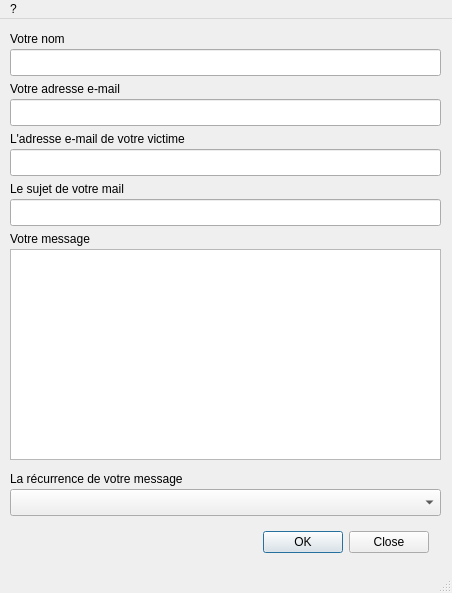
<?xml version="1.0" encoding="UTF-8"?>
<ui version="4.0">
 <class>MainWindow</class>
 <widget class="QMainWindow" name="MainWindow">
  <property name="geometry">
   <rect>
    <x>0</x>
    <y>0</y>
    <width>452</width>
    <height>593</height>
   </rect>
  </property>
  <property name="windowTitle">
   <string>QOpenHarcèlement</string>
  </property>
  <property name="windowIcon">
   <iconset resource="ressources.qrc">
    <normaloff>:/new/images/icon.png</normaloff>:/new/images/icon.png</iconset>
  </property>
  <property name="iconSize">
   <size>
    <width>16</width>
    <height>16</height>
   </size>
  </property>
  <widget class="QWidget" name="centralWidget">
   <widget class="QLineEdit" name="lineEditName">
    <property name="geometry">
     <rect>
      <x>10</x>
      <y>30</y>
      <width>431</width>
      <height>27</height>
     </rect>
    </property>
    <property name="statusTip">
     <string>Indiquez votre nom afin que la victime sache tout de même qui vous êtes</string>
    </property>
   </widget>
   <widget class="QLabel" name="labelName">
    <property name="geometry">
     <rect>
      <x>10</x>
      <y>10</y>
      <width>441</width>
      <height>20</height>
     </rect>
    </property>
    <property name="text">
     <string>Votre nom</string>
    </property>
   </widget>
   <widget class="QLabel" name="labelEmail">
    <property name="geometry">
     <rect>
      <x>10</x>
      <y>60</y>
      <width>441</width>
      <height>20</height>
     </rect>
    </property>
    <property name="text">
     <string>Votre adresse e-mail</string>
    </property>
   </widget>
   <widget class="QLineEdit" name="lineEditEmail">
    <property name="geometry">
     <rect>
      <x>10</x>
      <y>80</y>
      <width>431</width>
      <height>27</height>
     </rect>
    </property>
    <property name="statusTip">
     <string>Indiquez votre adresse e-mail pour que la victime puisse vous répondre</string>
    </property>
   </widget>
   <widget class="QLabel" name="labelEmailVictim">
    <property name="geometry">
     <rect>
      <x>10</x>
      <y>110</y>
      <width>441</width>
      <height>20</height>
     </rect>
    </property>
    <property name="text">
     <string>L'adresse e-mail de votre victime</string>
    </property>
   </widget>
   <widget class="QLineEdit" name="lineEditEmailVictim">
    <property name="geometry">
     <rect>
      <x>10</x>
      <y>130</y>
      <width>431</width>
      <height>27</height>
     </rect>
    </property>
    <property name="statusTip">
     <string>Indiquez l'adresse e-mail de votre victime pour qu'elle puisse recevoir les e-mails</string>
    </property>
   </widget>
   <widget class="QLabel" name="labelMessage">
    <property name="geometry">
     <rect>
      <x>10</x>
      <y>210</y>
      <width>441</width>
      <height>20</height>
     </rect>
    </property>
    <property name="text">
     <string>Votre message</string>
    </property>
   </widget>
   <widget class="QTextEdit" name="textEditMessage">
    <property name="geometry">
     <rect>
      <x>10</x>
      <y>230</y>
      <width>431</width>
      <height>211</height>
     </rect>
    </property>
    <property name="statusTip">
     <string>Ceci sera le message que votre victime recevra</string>
    </property>
   </widget>
   <widget class="QLineEdit" name="lineEditSubject">
    <property name="geometry">
     <rect>
      <x>10</x>
      <y>180</y>
      <width>431</width>
      <height>27</height>
     </rect>
    </property>
    <property name="statusTip">
     <string>Indiquez le sujet du mail que vous souhaitez envoyer à votre victime</string>
    </property>
   </widget>
   <widget class="QLabel" name="labelSubject">
    <property name="geometry">
     <rect>
      <x>10</x>
      <y>160</y>
      <width>441</width>
      <height>20</height>
     </rect>
    </property>
    <property name="text">
     <string>Le sujet de votre mail</string>
    </property>
   </widget>
   <widget class="QComboBox" name="comboBox">
    <property name="geometry">
     <rect>
      <x>10</x>
      <y>470</y>
      <width>431</width>
      <height>27</height>
     </rect>
    </property>
    <property name="statusTip">
     <string>La victime recevra un message tous les ...</string>
    </property>
   </widget>
   <widget class="QLabel" name="labelTime">
    <property name="geometry">
     <rect>
      <x>10</x>
      <y>450</y>
      <width>441</width>
      <height>20</height>
     </rect>
    </property>
    <property name="text">
     <string>La récurrence de votre message</string>
    </property>
   </widget>
   <widget class="QDialogButtonBox" name="buttonBox">
    <property name="geometry">
     <rect>
      <x>255</x>
      <y>510</y>
      <width>181</width>
      <height>27</height>
     </rect>
    </property>
    <property name="standardButtons">
     <set>QDialogButtonBox::Close|QDialogButtonBox::Ok</set>
    </property>
    <property name="centerButtons">
     <bool>true</bool>
    </property>
   </widget>
  </widget>
  <widget class="QStatusBar" name="statusBar"/>
  <widget class="QMenuBar" name="menuBar">
   <property name="geometry">
    <rect>
     <x>0</x>
     <y>0</y>
     <width>452</width>
     <height>25</height>
    </rect>
   </property>
   <widget class="QMenu" name="menu">
    <property name="title">
     <string>?</string>
    </property>
    <addaction name="actionDelete"/>
    <addaction name="actionAbout"/>
    <addaction name="separator"/>
    <addaction name="actionClose"/>
   </widget>
   <addaction name="menu"/>
  </widget>
  <action name="actionDelete">
   <property name="icon">
    <iconset resource="ressources.qrc">
     <normaloff>:/new/images/poubelle.png</normaloff>:/new/images/poubelle.png</iconset>
   </property>
   <property name="text">
    <string>Supprimer un harcèlement</string>
   </property>
   <property name="shortcut">
    <string>Ctrl+D</string>
   </property>
   <property name="iconVisibleInMenu">
    <bool>true</bool>
   </property>
  </action>
  <action name="actionAbout">
   <property name="icon">
    <iconset resource="ressources.qrc">
     <normaloff>:/new/images/about.png</normaloff>:/new/images/about.png</iconset>
   </property>
   <property name="text">
    <string>À propos</string>
   </property>
   <property name="shortcut">
    <string>Ctrl+A</string>
   </property>
  </action>
  <action name="actionClose">
   <property name="icon">
    <iconset resource="ressources.qrc">
     <normaloff>:/new/images/close.png</normaloff>:/new/images/close.png</iconset>
   </property>
   <property name="text">
    <string>Quitter</string>
   </property>
   <property name="shortcut">
    <string>Ctrl+F4</string>
   </property>
  </action>
 </widget>
 <layoutdefault spacing="6" margin="11"/>
 <tabstops>
  <tabstop>lineEditName</tabstop>
  <tabstop>lineEditEmail</tabstop>
  <tabstop>lineEditEmailVictim</tabstop>
  <tabstop>lineEditSubject</tabstop>
  <tabstop>textEditMessage</tabstop>
  <tabstop>comboBox</tabstop>
  <tabstop>buttonBox</tabstop>
 </tabstops>
 <resources>
  <include location="ressources.qrc"/>
 </resources>
 <connections>
  <connection>
   <sender>buttonBox</sender>
   <signal>rejected()</signal>
   <receiver>MainWindow</receiver>
   <slot>close()</slot>
   <hints>
    <hint type="sourcelabel">
     <x>345</x>
     <y>548</y>
    </hint>
    <hint type="destinationlabel">
     <x>225</x>
     <y>296</y>
    </hint>
   </hints>
  </connection>
 </connections>
</ui>
